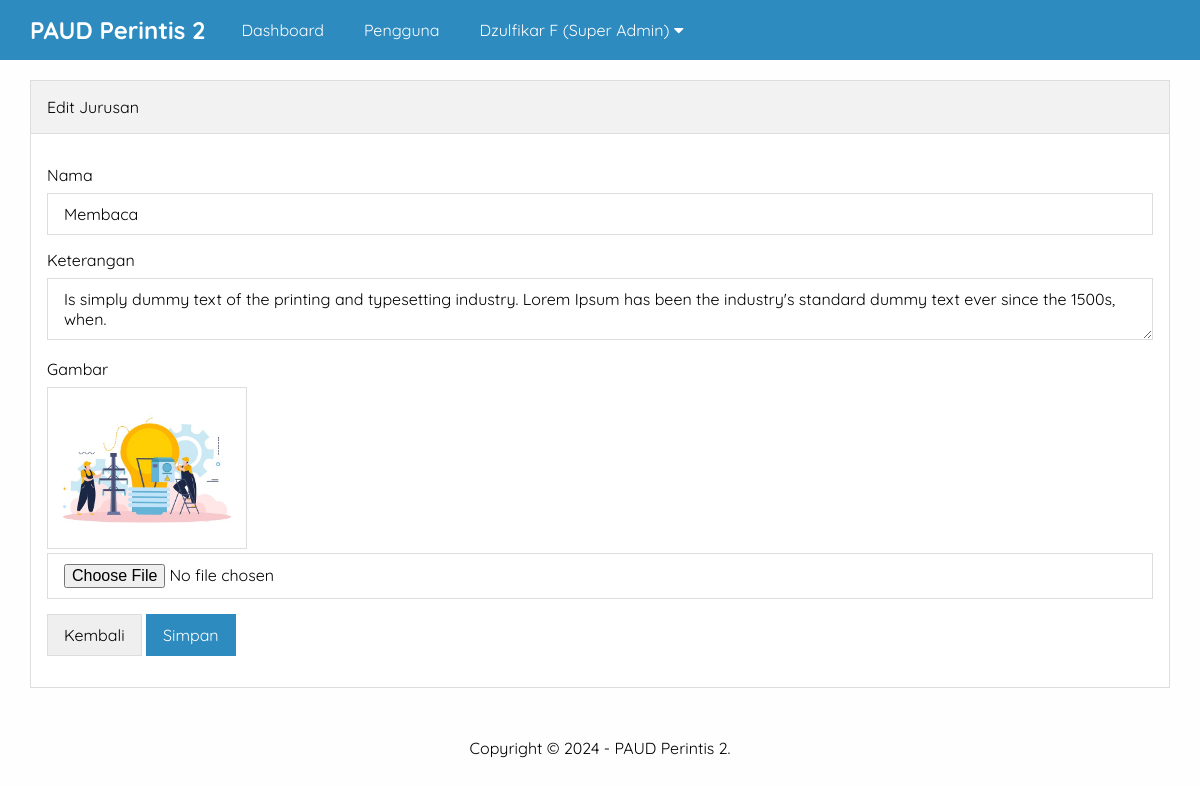
Page /sekolah/admin/edit-jurusan.php?id=2 (signed in) on the committed database.
### tables this page shows
CREATE TABLE `pengaturan` (
  `id` int(11) NOT NULL,
  `nama` varchar(50) NOT NULL,
  `email` varchar(50) NOT NULL,
  `telepon` varchar(20) NOT NULL,
  `alamat` text NOT NULL,
  `logo` varchar(50) NOT NULL,
  `favicon` varchar(50) NOT NULL,
  `tentang_sekolah` text NOT NULL,
  `foto_sekolah` varchar(50) NOT NULL,
  `google_maps` text NOT NULL,
  `nama_kepsek` varchar(50) NOT NULL,
  `foto_kepsek` varchar(50) NOT NULL,
  `sambutan_kepsek` text NOT NULL,
  `created_at` timestamp NOT NULL DEFAULT current_timestamp(),
  `updated_at` datetime DEFAULT NULL
);

CREATE TABLE `jurusan` (
  `id` int(11) NOT NULL,
  `nama` varchar(100) NOT NULL,
  `keterangan` text NOT NULL,
  `gambar` varchar(50) NOT NULL,
  `created_at` timestamp NOT NULL DEFAULT current_timestamp(),
  `updated_at` datetime DEFAULT NULL
);

### sekolah/admin/edit-jurusan.php (the view, shortened to what this page needs)
<?php include 'header.php' ?>
<?php
	$jurusan 	= mysqli_query($conn, "SELECT * FROM jurusan WHERE id = '".$_GET['id']."' ");
	$p 			= mysqli_fetch_object($jurusan);
?>
		<div class="content">
			<div class="container">
				<div class="box">
					<div class="box-header">
						Edit Jurusan
					</div>
					<div class="box-body">
						<form action="" method="POST" enctype="multipart/form-data">
							<div class="form-group">
								<label>Nama</label>
								<input type="text" name="nama" placeholder="Nama Jurusan" value="<?= $p->nama ?>" class="input-control" required>
							</div>
							<div class="form-group">
								<label>Keterangan</label>
								<textarea name="keterangan" class="input-control" placeholder="Keterangan"><?= $p->keterangan ?></textarea>
							</div>
							<div class="form-group">
								<label>Gambar</label>
								<img src="../uploads/jurusan/<?= $p->gambar ?>" width="200px" class="image">
								<input type="file" name="gambar" class="input-control">
							</div>
							<button type="button" class="btn" onclick="window.location = 'jurusan.php'">Kembali</button>
							<input type="submit" name="submit" value="Simpan" class="btn btn-blue">
						</form>
					</div>
				</div>
			</div>
		</div>
<?php include 'footer.php' ?>

### sekolah/admin/header.php (shortened to what this page needs)
<?php
	include '../koneksi.php';
	$identitas = mysqli_query($conn, "SELECT * FROM pengaturan ORDER BY id DESC LIMIT 1");
	$d = mysqli_fetch_object($identitas);
?>
<!DOCTYPE html>
<html>
	<head>
		<link rel="stylesheet" type="text/css" href="../assets/css/style.css">
		<link rel="stylesheet" href="https://cdnjs.cloudflare.com/ajax/libs/font-awesome/5.15.3/css/all.min.css" />
	</head>
	<body class="bg-light">
		<div class="navbar">
			<div class="container">
				<h2 class="nav-brand float-left"><a href="index.php"><?= $d->nama ?></a></h2>
				<ul class="nav-menu float-left">
					<li><a href="index.php">Dashboard</a></li>
					<?php if($_SESSION['ulevel'] == 'Super Admin'){ ?>
						<li><a href="pengguna.php">Pengguna</a></li>
					<?php } ?>
					<li>
						<a href="#"><?= $_SESSION['uname'] ?> (<?= $_SESSION['ulevel'] ?>) <i class="fa fa-caret-down"></i></a>
					</li>
				</ul>
			</div>
		</div>

### sekolah/admin/footer.php
		<div class="footer">
			<div class="container text-center">
    		Copyright &copy; <?= date('Y') ?> - <?= $d->nama ?>.
			</div>
		</div>
	</body>
</html>

### sekolah/assets/css/style.css (style rules this page uses)
* { margin:0; padding:0; font-family: 'Quicksand', sans-serif; box-sizing: border-box; }
a { text-decoration: none; }
.float-left { float:left; }
.container { width: 1140px; margin:0 auto; }
.container::after { content: ""; display: block; clear: both; }
.bg-light { background-color: #fefefe; }
.box { border:1px solid #ddd; background-color: #fff; }
.box-header { padding:16px; border-bottom:1px solid #ddd; background-color: #f2f2f2; }
.box-body { padding:16px; }
form { margin:15px 0; }
.form-group { margin-bottom: 15px; }
.form-group label { display: block; margin-bottom: 8px; }
.form-group .input-control { padding:10px 16px; width: 100%; font-size: 16px; border:1px solid #ddd; }
.btn { border:1px solid #ddd; padding:10px 16px; font-size: 16px; }
.btn-blue { background-color: #2E8BC0; color: #fff; border:1px solid #2E8BC0; }
.text-center { text-align: center !important; }
.navbar { height: 60px; width: 100%; background-color: #2E8BC0; position: fixed; top: 0; z-index: 1000; }
.navbar a { color: #fff; }
.nav-brand { display: inline-block; padding:15px 0; margin-right: 16px; }
.nav-menu { display: flex; list-style: none; }
.nav-menu li a { padding:20px; display: inline-block; }
.content { padding:80px 0 30px 0; }
.footer { padding:20px 0; }
.image { border:1px solid #ddd; padding:5px; }

### rows in the picture
pengaturan: nama "PAUD Perintis 2"
jurusan: nama "Membaca", keterangan "Is simply dummy text of the printing and typesetting industry. Lorem Ipsum has been the industry's standard dummy text ever since the 1500s, when.", gambar (picture)

### other values in the picture
$_SESSION['uname'] "Dzulfikar F"
$_SESSION['ulevel'] "Super Admin"
